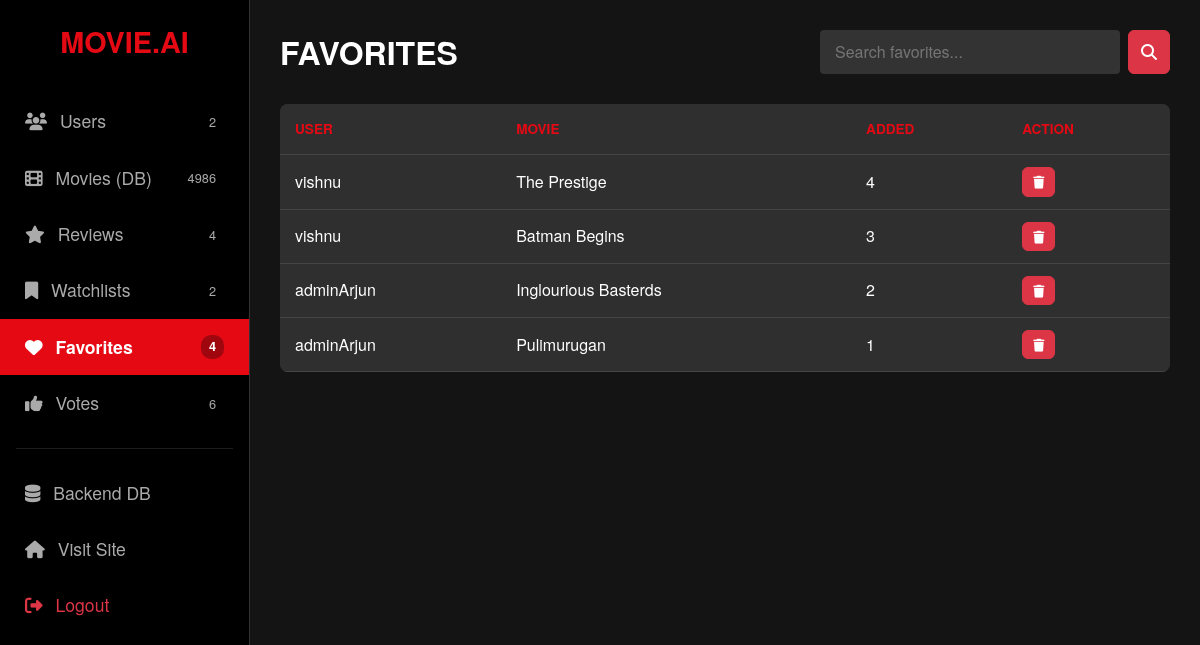
/dashboard/?section=favorites (signed in), run on the app's committed database.
### core/models.py (models this page shows, shortened)
class Favorite(models.Model):
    user = models.ForeignKey(User, on_delete=models.CASCADE)
    movie = models.ForeignKey(Movie, on_delete=models.CASCADE)

class Movie(models.Model):
    title = models.CharField(max_length=200)
    overview = models.TextField()
    tmdb_id = models.IntegerField(unique=True)
    genres = models.CharField(max_length=500, blank=True)
    poster_url = models.CharField(max_length=500, blank=True, null=True)
    director = models.CharField(max_length=200, default="Unknown")
    cast = models.CharField(max_length=500, default="Unknown")
    description = models.TextField(default="No description available")

### core/views.py (the view)
# urls.py: path('dashboard/', views.custom_admin, name='custom_admin'),
@user_passes_test(lambda u: u.is_superuser)
def custom_admin(request):
    section = request.GET.get('section', 'users')
    query = request.GET.get('q', '').strip()
    data = []
    if section == 'users':
        data = User.objects.all().order_by('-date_joined')
        if query:
            data = data.filter(username__icontains=query)
    elif section == 'movies':
        data = Movie.objects.all().order_by('-id')
        if query:
            data = data.filter(title__icontains=query)
    elif section == 'reviews':
        data = Review.objects.select_related(
            'user', 'movie').order_by('-created_at')
        if query:
            data = data.filter(text__icontains=query) | data.filter(
                user__username__icontains=query)
    elif section == 'watchlist':
        data = Watchlist.objects.select_related(
            'user', 'movie').order_by('-id')
        if query:
            data = data.filter(user__username__icontains=query) | data.filter(
                movie__title__icontains=query)
    elif section == 'favorites':
        data = Favorite.objects.select_related('user', 'movie').order_by('-id')
        if query:
            data = data.filter(user__username__icontains=query) | data.filter(
                movie__title__icontains=query)
    elif section == 'votes':
        data = Vote.objects.select_related('user', 'movie').order_by('-id')
        if query:
            data = data.filter(user__username__icontains=query) | data.filter(
                movie__title__icontains=query)
    return render(request, 'custom_admin.html', {
        'section': section,
        'data': data,
        'search_query': query,
        'count_users': User.objects.count(),
        'count_movies': Movie.objects.count(),
        'count_reviews': Review.objects.count(),
        'count_watchlist': Watchlist.objects.count(),
        'count_favorites': Favorite.objects.count(),
        'count_votes': Vote.objects.count(),
    })

### core/templates/custom_admin.html (shortened to what this page needs)
<!DOCTYPE html>
<html lang="en">
<head>
    <link href="https://cdn.jsdelivr.net/npm/bootstrap@5.3.0/dist/css/bootstrap.min.css" rel="stylesheet">
    <link rel="stylesheet" href="https://cdnjs.cloudflare.com/ajax/libs/font-awesome/6.5.1/css/all.min.css">
</head>
<body>
    <div class="sidebar">
        <a href="/" class="sidebar-brand">MOVIE.AI</a>
        <div class="nav flex-column">
            <a href="?section=users" class="nav-link {% if section == 'users' %}active{% endif %}">
                <span><i class="fas fa-users me-2"></i> Users</span>
                <span class="badge-count">{{ count_users }}</span>
            </a>
            <a href="?section=movies" class="nav-link {% if section == 'movies' %}active{% endif %}">
                <span><i class="fas fa-film me-2"></i> Movies (DB)</span>
                <span class="badge-count">{{ count_movies }}</span>
            </a>
            <a href="?section=reviews" class="nav-link {% if section == 'reviews' %}active{% endif %}">
                <span><i class="fas fa-star me-2"></i> Reviews</span>
                <span class="badge-count">{{ count_reviews }}</span>
            </a>
            <a href="?section=watchlist" class="nav-link {% if section == 'watchlist' %}active{% endif %}">
                <span><i class="fas fa-bookmark me-2"></i> Watchlists</span>
                <span class="badge-count">{{ count_watchlist }}</span>
            </a>
            <a href="?section=favorites" class="nav-link {% if section == 'favorites' %}active{% endif %}">
                <span><i class="fas fa-heart me-2"></i> Favorites</span>
                <span class="badge-count">{{ count_favorites }}</span>
            </a>
            <a href="?section=votes" class="nav-link {% if section == 'votes' %}active{% endif %}">
                <span><i class="fas fa-thumbs-up me-2"></i> Votes</span>
                <span class="badge-count">{{ count_votes }}</span>
            </a>
            <hr class="border-secondary mx-3">
            <a href="/admin/" target="_blank" class="nav-link">
                <span><i class="fas fa-database me-2"></i> Backend DB</span>
            </a>
            <a href="/" class="nav-link">
                <span><i class="fas fa-home me-2"></i> Visit Site</span>
            </a>
             <form action="{% url 'logout' %}" method="post" class="mt-auto">
                <button type="submit" class="nav-link w-100 text-start border-0 bg-transparent text-danger">
                    <span><i class="fas fa-sign-out-alt me-2"></i> Logout</span>
                </button>
            </form>
        </div>
    </div>
    <div class="main-content">
        <div class="top-bar">
            <h2 class="text-uppercase fw-bold mb-0">{{ section }}</h2>
            <form method="GET" class="d-flex">
                <input type="text" name="q" class="search-input" placeholder="Search {{ section }}..." value="{{ search_query }}">
                <button type="submit" class="btn btn-danger ms-2"><i class="fas fa-search"></i></button>
            </form>
        </div>
        <div class="table-responsive custom-table">
            <table class="table table-dark table-hover mb-0">
                <thead>
                    <tr>
                        {% if section == 'users' %}
                            <th>ID</th><th>Username</th><th>Email</th><th>Status</th><th>Joined</th><th>Action</th>
                        {% elif section == 'movies' %}
                            <th>ID</th><th>Title</th><th>Director</th><th>TMDB ID</th><th>Action</th>
                        {% elif section == 'reviews' %}
                            <th>User</th><th>Movie</th><th>Rating</th><th>Review</th><th>Date</th><th>Action</th>
                        {% elif section == 'watchlist' %}
                            <th>User</th><th>Movie</th><th>Added</th><th>Action</th>
                        {% elif section == 'favorites' %}
                            <th>User</th><th>Movie</th><th>Added</th><th>Action</th>
                        {% elif section == 'votes' %}
                            <th>User</th><th>Movie</th><th>Type</th><th>Action</th>
                        {% endif %}
                    </tr>
                </thead>
                <tbody>
                    {% for item in data %}
                    <tr>
                        {% if section == 'users' %}
                            <td>{{ item.id }}</td>
                            <td class="fw-bold">{{ item.username }}</td>
                            <td>{{ item.email }}</td>
                            <td>
                                {% if item.is_superuser %}<span class="badge bg-danger">Admin</span>
                                {% else %}<span class="badge bg-secondary">User</span>{% endif %}
                            </td>
                            <td>{{ item.date_joined|date:"M d, Y" }}</td>
                            <td>
                                {% if not item.is_superuser %}
                                <a href="{% url 'delete_item_admin' 'users' item.id %}" class="btn btn-danger btn-action" onclick="return confirm('Delete User?');"><i class="fas fa-trash"></i></a>
                                {% endif %}
                            </td>
                        {% elif section == 'watchlist' or section == 'favorites' %}
                            <td>{{ item.user.username }}</td>
                            <td class="text-white">{{ item.movie.title }}</td>
                            <td>{{ item.id }}</td> <td>
                                <a href="{% url 'delete_item_admin' section item.id %}" class="btn btn-danger btn-action" onclick="return confirm('Remove?');"><i class="fas fa-trash"></i></a>
                            </td>
                        {% endif %}
                    </tr>
                    {% empty %}
                    <tr><td colspan="6" class="text-center text-muted py-4">No data found in {{ section }}.</td></tr>
                    {% endfor %}
                </tbody>
            </table>
        </div>
    </div>
</body>
</html>

### core/templates/custom_admin.html (style rules this page uses)
body { background-color: #141414; color: white; font-family: 'Helvetica Neue', Helvetica, Arial, sans-serif; overflow-x: hidden; }
.sidebar { height: 100vh; background-color: #000; border-right: 1px solid #333; position: fixed; width: 250px; padding-top: 20px; }
.sidebar-brand { color: #e50914; font-weight: bold; font-size: 1.8rem; text-align: center; margin-bottom: 30px; display: block; text-decoration: none; }
.nav-link { color: #aaa; padding: 15px 25px; font-size: 1.1rem; display: flex; justify-content: space-between; align-items: center; transition: all 0.2s; }
.nav-link.active { color: white; background-color: #e50914; font-weight: bold; }
.badge-count { font-size: 0.8rem; background: rgba(0,0,0,0.3); padding: 2px 8px; border-radius: 10px; }
.main-content { margin-left: 250px; padding: 30px; }
.top-bar { display: flex; justify-content: space-between; align-items: center; margin-bottom: 30px; }
.search-input { background: #333; border: none; color: white; padding: 10px 15px; border-radius: 4px; width: 300px; }
.custom-table { background-color: #2f2f2f; border-radius: 8px; overflow: hidden; }
.table-dark { --bs-table-bg: #2f2f2f; --bs-table-border-color: #444; }
th { color: #e50914 !important; text-transform: uppercase; font-size: 0.85rem; padding: 15px !important; }
td { vertical-align: middle; color: #ddd; padding: 12px 15px !important; }
.btn-action { padding: 4px 10px; font-size: 0.8rem; }

### data on the page
Favorite: user.username "vishnu", movie "The Prestige", id "4"
Favorite: user.username "vishnu", movie "Batman Begins", id "3"
Favorite: user.username "adminArjun", movie "Inglourious Basterds", id "2"
Favorite: user.username "adminArjun", movie "Pulimurugan", id "1"

### other printed values
{{ count_users }} "2"
{{ count_movies }} "4986"
{{ count_reviews }} "4"
{{ count_watchlist }} "2"
{{ count_favorites }} "4"
{{ count_votes }} "6"
{{ section }} "FAVORITES"
